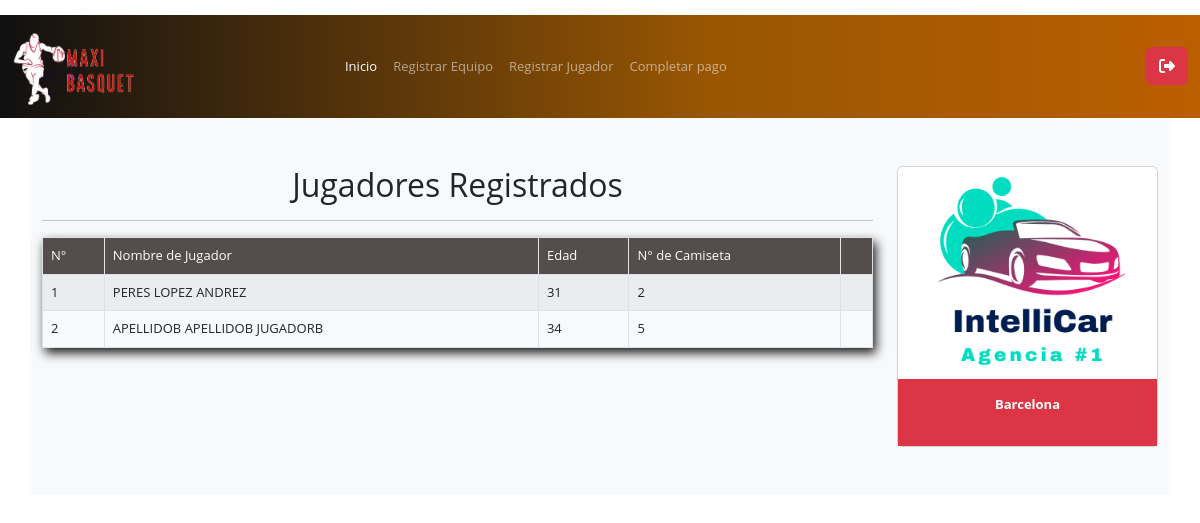
/delegado/index.php (signed in), run on the app's committed database.
### tables this page shows
CREATE TABLE `jugadores` (
  `id_jugador` int(11) NOT NULL,
  `nombJ` varchar(25) NOT NULL,
  `apJ` varchar(25) NOT NULL,
  `amJ` varchar(25) NOT NULL,
  `paisJ` varchar(10) NOT NULL,
  `fechaNacimiento` date NOT NULL,
  `edadJ` int(3) NOT NULL,
  `id_equipo` varchar(10) NOT NULL,
  `numJ` int(3) NOT NULL,
  `ci` int(15) NOT NULL
);

CREATE TABLE `equipo` (
  `id_equipo` int(11) NOT NULL,
  `nombreE` varchar(25) NOT NULL,
  `categoria` varchar(10) NOT NULL,
  `logo` varchar(30) NOT NULL,
  `id_registros` int(10) NOT NULL
);

### sesion.class.php (called while the page is built, shortened)
<?php
class sesion {
  public function get($nombre) {
     if (isset ( $_SESSION [$nombre] )) {
        return $_SESSION [$nombre];
     } else {
         return false;
     }
  }
}
?>

### delegado/index.php (the view, shortened to what this page needs)
<?php
include("../sesion.class.php");
$sesion=new sesion();
$cargo=$sesion->get("cargo");
$usuario=$sesion->get("usuario");
if ($cargo=='1') {
?>
<!doctype html>
<html lang="Es">
  <head>
    <link href="../css/bootstrap.min.css" rel="stylesheet">
    <link rel="stylesheet" href="../css/all.css">
    <link rel="stylesheet" href="../css/miestilo.css">
  </head>
  <body class="imagen-fondoD">
<?php include("navbar.php");?>
<div class="container bg-light">
<div class="row">
  <div class="col-9 py-5">
    <div class="text-center"><h2>Jugadores Registrados</h2>
    </div>
    <hr>
    <table class="table table-bordered table-striped sobra1">
      <tbody   style="background: #58514F;">
      <tr>
        <td class="text-white">N°</td>
        <td class="text-white">Nombre de Jugador</td>
        <td class="text-white">Edad</td>
        <td class="text-white">N° de Camiseta</td>
        <td class="text-white"></td>
      </tr>
      </tbody>
<?php
include("../conexion.php");
$revisar = "SELECT * FROM dat_admin WHERE cargo='$cargo' AND contrasenia='$usuario' ";
$res   = $link->query($revisar);
while ($row=$res->fetch_assoc()) {
  $id_registros=$row['id_registros'];
}
$numer=1;
$mirar="SELECT * FROM equipo WHERE id_registros='$id_registros' ";
$result=$link->query($mirar);
if (mysqli_num_rows($result)>0) {
while ($rog=$result->fetch_assoc()) {
  $id_equipo=$rog['id_equipo'];
}
$verJugadores="SELECT * FROM jugadores WHERE id_equipo='$id_equipo' ";
$resJugadores=$link->query($verJugadores);
while ($rox=$resJugadores->fetch_array()) {
    $nombJ  =$rox['nombJ'];
    $apJ    =$rox['apJ'];
    $amJ    =$rox['amJ'];
    $edadJ   =$rox['edadJ'];
    $numJ    =$rox['numJ'];
    echo "<tr>";
    echo "<td>".$numer."</td>";
    echo "<td>".strtoupper($apJ)." ".strtoupper($amJ)." ".strtoupper($nombJ)."</td>";
    echo "<td>".$edadJ."</td>";
    echo "<td>".$numJ."</td>";
    echo "<td></td>";
    echo "</tr>";
    $numer++;
  }
}else{
  echo "<tr>";
  echo "<td colspan='4'>No hay jugadores Registrados</td>";
  echo "</tr>";
}
?>
    </table>
  </div>
<?php
$ress   = "SELECT * FROM equipo WHERE id_registros='$id_registros'";
$res1  = $link->query($ress);
if(mysqli_num_rows($res1)>0){
while ($row1=$res1->fetch_assoc()) {
  $nombreE  =$row1['nombreE'];
  $logo     =$row1['logo'];
  }
?>
  <div class="col-3 py-5">
          <div class="card" >
            <img src="../images/<?php echo $logo;?>"  class="card-img-top" alt="...">
              <div class="card-body bg-danger">
                  <p class="text-center"><strong class="card-text text-white"> <?php echo $nombreE;?> </strong></p>
              </div>
          </div>
  </div>
<?php
 }
?>
</div>
</div>
  </body>
</html>
<?php
}else{
  echo "No eres Delegado y no puede estar en esta PAGINA";
  echo "<a href='../index.php'> << REGRESAR </a>";
}

### delegado/navbar.php (shortened to what this page needs)
<nav class="navbar navbar-expand-lg fondo6 navbar-dark">
  <div class="container-fluid">
    <a class="navbar-brand" href="#">
      <img src="../images/Logo-1.png" alt="logotipo" width="40%" class="img-fluid">
    </a>
    <div class="collapse navbar-collapse" id="navbarSupportedContent">
      <ul class="navbar-nav me-auto mb-2 mb-lg-0">
        <li class="nav-item">
          <a class="nav-link active" aria-current="page" href="index.php">Inicio</a>
        </li>
        <li class="nav-item">
          <a class="nav-link" href="RegistrarEquipo.php">Registrar Equipo</a>
        </li>
        <li class="nav-item">
          <a class="nav-link" href="RegistrarJugador.php">Registrar Jugador</a>
        </li>
        <li class="nav-item">
          <a class="nav-link" href="pagoCompletado.php">Completar pago</a>
        </li>
      </ul>
        <a href="../cerrarsesion.php" class="btn btn-danger"> <i class="fa-solid fa-right-from-bracket "></i></a>
	</div>
  </div>
</nav>

### css/miestilo.css (style rules this page uses)
* { border:0; margin: 0; padding: 0; }
.table { margin: 0 auto; }
.sobra1 { box-shadow: #1c1c1c 3px 5px 10px; }
.fondo6 { background: rgb(16,16,17); background: linear-gradient(90deg, rgba(16,16,17,1) 0%, rgba(152, 86, 3) 59%, rgba(187, 94, 0) 100%); }
.imagen-fondoD { background: url("../images/fondoDelegado.jpg") no-repeat center center fixed; -webkit-background-size: cover; -moz-background-size: cover; -o-background-size: cover; background-size: cover; }
body { height: 100vh; justify-content: center; align-items: center; background: rgb(255, 255, 255); background: linear-gradient(180deg, rgba(255, 255, 255, 1) 0%, rgba(208, 208, 208, 1) 71%, rgba(159, 159, 159, 1) 100%); font-family: 'lato'; }
body { padding-top:15px; font-family: 'Open Sans', sans-serif; font-size:13px; }

### data on the page
jugadores: apJ "PERES", amJ "LOPEZ", nombJ "ANDREZ", edadJ "31", numJ "2"
jugadores: apJ "APELLIDOB", amJ "APELLIDOB", nombJ "JUGADORB", edadJ "34", numJ "5"
equipo: logo (picture), nombreE "Barcelona"
